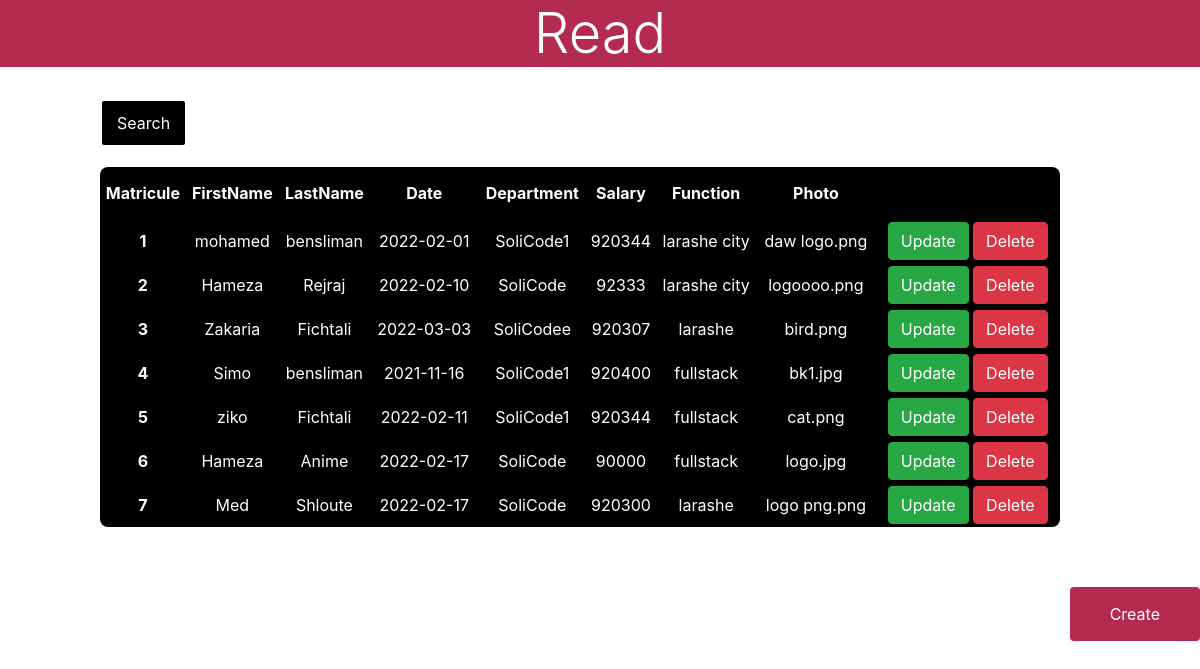
The app's page /read.php with its own data.
### tables this page shows
CREATE TABLE `fichtali1` (
  `FirstName` varchar(30) NOT NULL,
  `LastName` varchar(30) NOT NULL,
  `date` date NOT NULL,
  `department` varchar(30) NOT NULL,
  `salary` decimal(30,0) NOT NULL,
  `function` varchar(30) NOT NULL,
  `fotoUpload` varchar(77) NOT NULL,
  `id` int(11) NOT NULL
);

### php/read.php (called while the page is built)
<?php
include "db_conn.php";
$sql = "SELECT * FROM fichtali1";
$result = mysqli_query($conn, $sql);

### read.php (the view, shortened to what this page needs)
<?php include "php/read.php"; ?>
<!DOCTYPE html>
<html>
<head>
	<link rel="stylesheet" href="https://maxcdn.bootstrapcdn.com/bootstrap/4.0.0/css/bootstrap.min.css">
	<link rel="stylesheet" href="style.css">
</head>
<body>
	<div class="containerr">
	<div class="boox">
	<h4 style="background-color: #B42B51; color:#fff;" class="display-4 text-center">Read</h4><br>
	<a href='search.php' style="background: #000;padding: 10px 15px; margin-left: 100px; color: #fff; border-radius: 4px;  outline: none; border: #fff solid 2px;" type="submit" name="btng-search">Search</a>
			<?php if (mysqli_num_rows($result)) { ?>
			<table style="
			background-color: #000000; color:#fff;	height: auto;width: 80%;	margin-top:20px;	margin-left: 100px;border-radius: 8px; padding: 40px; text-align: center; margin-bottom: 30px;" id="Tablee">
			  <thead>
			    <tr>
			      <th style="padding: 14px 0;" scope="col">Matricule</th>
			      <th scope="col">FirstName</th>
			      <th scope="col">LastName</th>
			      <th scope="col">Date</th>
			      <th scope="col">Department</th>
			      <th scope="col">Salary</th>
			      <th scope="col">Function</th>
			      <th scope="col">Photo</th>
			    </tr>
			  </thead>
			  <tbody>
			  	<?php
			  	   $i = 0;
			  	   while($rows = mysqli_fetch_assoc($result)){
			  	   $i++;
			  	 ?>
			    <tr>
			      <th scope="row"><?=$i?></th>
			      <td style="padding:10px 0 ;"><?=$rows['FirstName']?></td>
			      <td><?=$rows['LastName']?></td>
			      <td><?=$rows['date']?></td>
			      <td><?php echo $rows['department']; ?></td>
			      <td><?php echo $rows['salary']; ?></td>
			      <td><?php echo $rows['function']; ?></td>
			      <td><?php echo $rows['fotoUpload']; ?></td>
			      <td><a href="update.php?id=<?=$rows['id']?>"
			      	     class="btn btn-success">Update</a>
			      	  <a href="php/delete.php?id=<?=$rows['id']?>"
			      	     class="btn btn-danger">Delete</a>
			      </td>
			    </tr>
			    <?php } ?>
			  </tbody>
			</table>
			<?php } ?>
			<div class="link-right">
				<a href="index.php" class="link-primary"
				style="
				background-color: #B42B51;
				padding: 15px 40px;
				margin-top: 30px;
				border-radius: 4px;
				color:#fff;
				">Create</a>
			</div>
		</div>
	</div>
</body>
</html>

### php/style.css (style rules this page uses)
* { margin: 0; padding: 0; }
body { margin: 0; padding: 0; }
.containerr { min-height: 100vh; display: block; justify-content: center; align-items: center; flex-direction: column; width: 100%; }
.boox { width: 100%; }
.link-right { display: flex; justify-content: flex-end; }

### records on screen
fichtali1: FirstName "mohamed", LastName "bensliman", date "2022-02-01", department "SoliCode1", salary "920344", function "larashe city", fotoUpload "daw logo.png"
fichtali1: FirstName "Hameza", LastName "Rejraj", date "2022-02-10", department "SoliCode", salary "92333", function "larashe city", fotoUpload "logoooo.png"
fichtali1: FirstName "Zakaria", LastName "Fichtali", date "2022-03-03", department "SoliCodee", salary "920307", function "larashe", fotoUpload "bird.png"
fichtali1: FirstName "Simo", LastName "bensliman", date "2021-11-16", department "SoliCode1", salary "920400", function "fullstack", fotoUpload "bk1.jpg"
fichtali1: FirstName "ziko", LastName "Fichtali", date "2022-02-11", department "SoliCode1", salary "920344", function "fullstack", fotoUpload "cat.png"
fichtali1: FirstName "Hameza", LastName "Anime", date "2022-02-17", department "SoliCode", salary "90000", function "fullstack", fotoUpload "logo.jpg"
fichtali1: FirstName "Med", LastName "Shloute", date "2022-02-17", department "SoliCode", salary "920300", function "larashe", fotoUpload "logo png.png"
